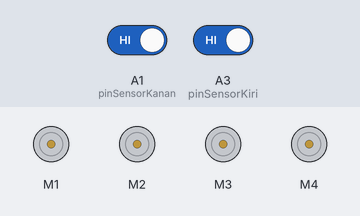
Simulated run of this sketch. Board: Arduino Uno, built with avr-gcc and run on an emulated ATmega328P. Parts: 4 × DC motor (green arrow = forward, orange = backward, longer = faster). Inputs (shaded band) come from the test bench; at power-on: A1 (pinSensorKanan) HIGH, A3 (pinSensorKiri) HIGH. What the sketch prints to the serial monitor is not drawn.

Above: at 1.2 s.
1.3 s: A1 (pinSensorKanan) driven LOW
At 2.1 s:
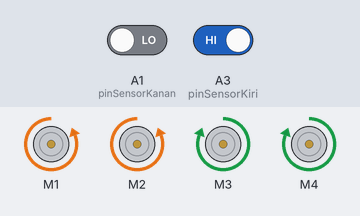
2.8 s: A3 (pinSensorKiri) driven LOW
At 3.6 s:
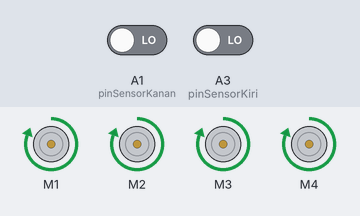
4.3 s: A1 (pinSensorKanan) driven HIGH
At 5.5 s:
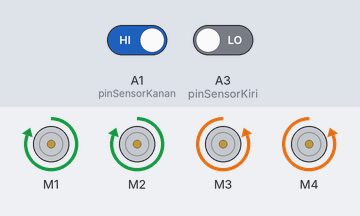
5.8 s: A3 (pinSensorKiri) driven HIGH
At 7.0 s:
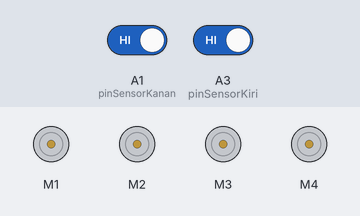
Timing chart, 0 to 8.8 s (numbered marks = the images above; inputs shaded):
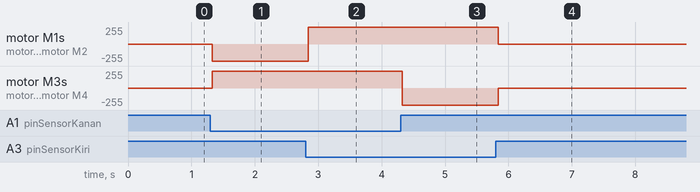

Measured:
- after the input at 1.3 s, motor M1, motor M2: stopped → backward 255/255 at once; motor M3, motor M4: stopped → forward 255/255 at once
- after the input at 2.8 s, motor M1, motor M2: backward 255/255 → forward 255/255 at once
- after the input at 4.3 s, motor M3, motor M4: forward 255/255 → backward 255/255 at once
- after the input at 5.8 s, motor M1, motor M2: forward 255/255 → stopped at once; motor M3, motor M4: backward 255/255 → stopped at once

The sketch:

Code_Mobil_Line_Follower.ino
```cpp
#include <AFMotor.h>
#include <LiquidCrystal_I2C.h>

LiquidCrystal_I2C lcd(0x27,16,2);
const int pinSensorKiri = A3;
const int pinSensorKanan = A1;
const int PinBuzzer = 13;

char val;
AF_DCMotor motor1(1, MOTOR12_64KHZ); //Jadikan motor kanan, 64KHZ
AF_DCMotor motor2(2, MOTOR12_64KHZ); //Jadikan motor kiri, 642hHZ
AF_DCMotor motor3(3, MOTOR12_64KHZ); //Jadikan motor kanan, 64KHZ
AF_DCMotor motor4(4, MOTOR12_64KHZ); //Jadikan motor kiri, 642hHZ

void setup() {
  //de here, to run once:
Serial.begin (9600);
pinMode (pinSensorKiri, INPUT);
pinMode (pinSensorKanan, INPUT);

motor1.setSpeed(255); //Set kecepatan motor 1 240 (range 0-255)
motor2.setSpeed(255); //Set kecepatan motor 2 240 (range 0-255)
motor3.setSpeed(255); //Set kecepatan motor 3 240 (range 0-255)
motor4.setSpeed(255); //Set kecepatan motor 4 240 (range 0-255)


}

void loop() {
  // put your main code here, to run repeatedly:
int dataAnalog1 = digitalRead (pinSensorKiri);
int dataAnalog2 = digitalRead (pinSensorKanan);
Serial.print ("Sensor : ");
Serial.print (dataAnalog1);
Serial.print (", Sensor : ");
Serial.print (dataAnalog2);


//maju
if (dataAnalog1 == 0 && dataAnalog2 == 0) {
  motor1.run(FORWARD); //Motor 1 maju
  motor2.run(FORWARD); //Motor 2 maju
  motor3.run(FORWARD); //Motor 3 maju
  motor4.run(FORWARD); //Motor 4 maju
}
//belok ke kiri
else if(dataAnalog1 == 1 && dataAnalog2 == 0) {
  motor1.run(BACKWARD); //Motor 1 mundur
  motor2.run(BACKWARD); //Motor 2 mundur
  motor3.run(FORWARD); //Motor 3 maju
  motor4.run(FORWARD); //Motor 4 maju
}
//belok ke kanan
else if(dataAnalog1 == 0 && dataAnalog2 == 1){
  motor1.run(FORWARD); //Motor 1 maju
  motor2.run(FORWARD); //Motor 2 maju
  motor3.run(BACKWARD); //Motor 3 berhenti
  motor4.run(BACKWARD); //Motor 4 berhenti
}
//berhenti
else if(dataAnalog1 == 1 && dataAnalog2 == 1){
  motor1.run(RELEASE); //Motor 1 berhenti
  motor2.run(RELEASE); //Motor 2 berhenti
  motor3.run(RELEASE); //Motor 3 berhenti
  motor4.run(RELEASE); //Motor 4 berhenti
  }
}
```
